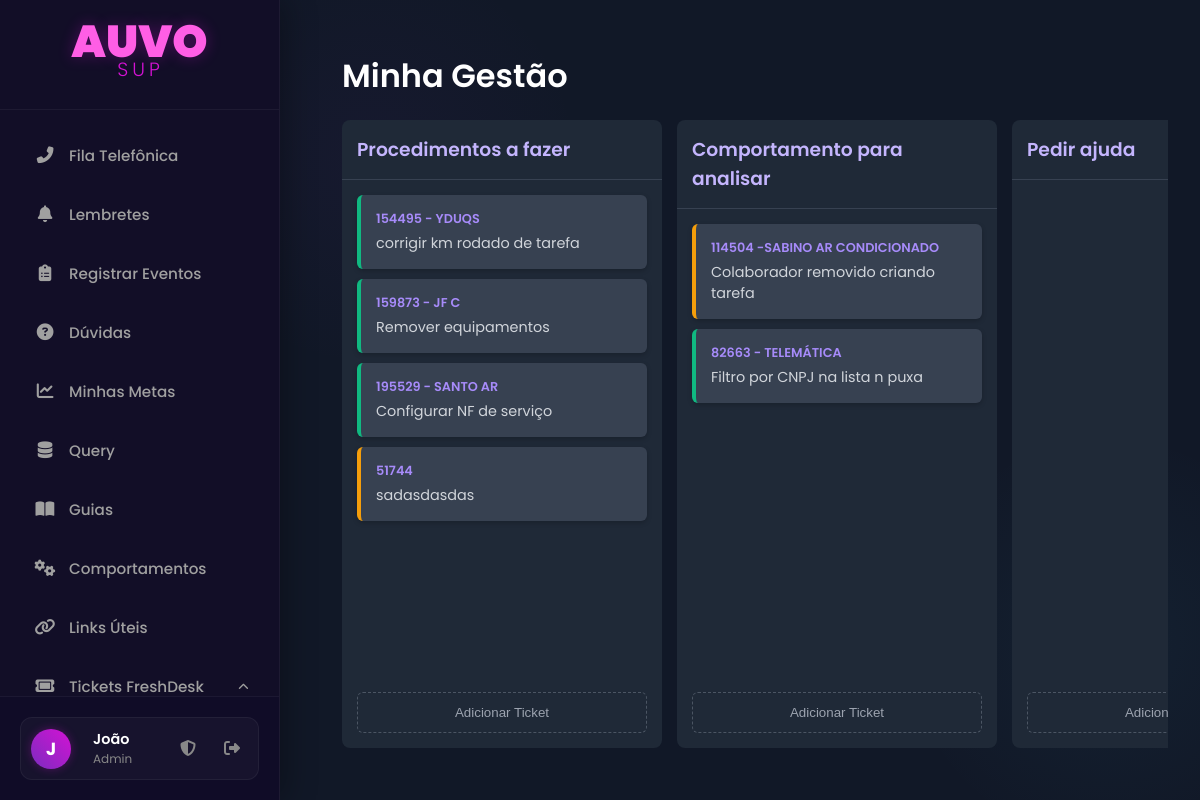
Screenshot of /kanban/individual (signed in) with the database file from the repository.
### app.py (models this page shows, shortened)
class User(db.Model, UserMixin):
    id = db.Column(db.Integer, primary_key=True)
    name = db.Column(db.String(150), nullable=False)
    username = db.Column(db.String(80), unique=True, nullable=False)
    email = db.Column(db.String(120), unique=True, nullable=False)
    password_hash = db.Column(db.String(128), nullable=False)
    discord_id = db.Column(db.String(50), nullable=True, unique=True)
    is_admin = db.Column(db.Boolean, nullable=False, default=False)
    manager_id = db.Column(db.Integer, db.ForeignKey('user.id'), nullable=True)
    lunch_start = db.Column(db.Time, nullable=True)
    lunch_end = db.Column(db.Time, nullable=True)
    ramal = db.Column(db.String(10), nullable=True)

class Column(db.Model):
    id = db.Column(db.Integer, primary_key=True)
    name = db.Column(db.String(100), nullable=False)
    order = db.Column(db.Integer, nullable=False)

class Card(db.Model):
    id = db.Column(db.Integer, primary_key=True)
    base = db.Column(db.String(50), nullable=True)
    title = db.Column(db.String(200), nullable=False)
    content = db.Column(db.Text, nullable=True)
    link = db.Column(db.String(300), nullable=True)
    status = db.Column(db.String(20), default='pendente', nullable=False)
    column_id = db.Column(db.Integer, db.ForeignKey('column.id'), nullable=False)
    owner_id = db.Column(db.Integer, db.ForeignKey('user.id'), nullable=True)

### app.py (the view)
@app.route('/kanban/individual')
@login_required
def kanban_individual():
    columns = Column.query.order_by(Column.order).all()
    cards = Card.query.filter_by(owner_id=current_user.id).all()
    form = CardForm()
    return render_template('kanban_board.html', title="Minha Gestão", columns=columns, cards=cards, board_type='individual', form=form)

### app.py (called while the page is built)
@app.context_processor
def inject_now():
    return {'now': datetime.utcnow()}

@login_manager.user_loader
def load_user(user_id):
    return User.query.get(int(user_id))

### templates/kanban_board.html (shortened to what this page needs)
{% extends "base.html" %}
{% block content %}
<div class="kanban-header">
    <h1>{{ title }}</h1>
</div>
<div class="kanban-board">
    {% for column in columns %}
    <div class="kanban-column" data-column-id="{{ column.id }}">
        <h3 class="column-title">{{ column.name }}</h3>
        <div class="column-cards" id="column-{{ column.id }}">
            {% for card in cards if card.column_id == column.id %}
                <div class="kanban-card status-{{ card.status }}" draggable="true" data-card-id="{{ card.id }}">
                    {% if card.base %}<strong>{{ card.base }}</strong>{% endif %}
                    <p>{{ card.title|truncate(100, True) }}</p>
                </div>
            {% endfor %}
        </div>
        <button class="add-card-btn" data-column-id="{{ column.id }}">Adicionar Ticket</button>
    </div>
    {% endfor %}
</div>
{% endblock %}

### templates/base.html (shortened to what this page needs)
<!DOCTYPE html>
<html lang="pt-br">
<head>
    <link rel="stylesheet" href="{{ url_for('static', filename='css/style.css') }}">
    <link rel="stylesheet" href="https://cdnjs.cloudflare.com/ajax/libs/font-awesome/6.2.0/css/all.min.css">
</head>
<body>
    <div class="main-container">
        <nav class="sidebar">
            <div class="sidebar-header">
                <div style="line-height: 1; cursor: default;">
                    <h1 style="
                        color: #ff5ee5;
                        font-size: 2.8em;
                        font-family: 'Poppins', sans-serif;
                        font-weight: 900;
                        margin: 0; padding: 0;
                        text-shadow: 0 0 15px rgba(212, 18, 212, 0.3);
                    ">AUVO</h1>
                    <span style="
                        color: #d412d4;
                        font-size: 1.2em;
                        font-family: 'Poppins', sans-serif;
                        font-weight: 300;
                        display: block;
                        margin-top: -5px;
                        letter-spacing: 4px;
                        margin-left: 2px;
                    ">SUP</span>
                </div>
            </div>
            <ul class="menu">
                <li class="menu-item">
                    <a href="{{ url_for('fila_telefonica') }}">
                        <i class="fa-solid fa-phone-alt menu-icon"></i>
                        <span>Fila Telefônica</span>
                    </a>
                </li>
                <li class="menu-item">
                    <a href="{{ url_for('list_reminders') }}">
                        <i class="fa-solid fa-bell menu-icon"></i>
                        <span>Lembretes</span>
                    </a>
                </li>
                <li class="menu-item">
                    <a href="{{ url_for('listar_eventos') }}">
                        <i class="fa-solid fa-clipboard-list menu-icon"></i>
                        <span>Registrar Eventos</span>
                    </a>
                </li>
                <li class="menu-item">
                    <a href="{{ url_for('listar_duvidas') }}">
                        <i class="fa-solid fa-question-circle menu-icon"></i>
                        <span>Dúvidas</span>
                    </a>
                </li>
                <li class="menu-item">
                    <a href="{{ url_for('minhas_metas') }}">
                        <i class="fa-solid fa-chart-line menu-icon"></i>
                        <span>Minhas Metas</span>
                    </a>
                </li>
                <li class="menu-item">
                     <a href="{{ url_for('list_queries') }}">
                         <i class="fa-solid fa-database menu-icon"></i>
                         <span>Query</span>
                     </a>
                </li>
                <li class="menu-item">
                    <a href="{{ url_for('listar_guias') }}">
                        <i class="fa-solid fa-book-open menu-icon"></i>
                        <span>Guias</span>
                    </a>
                </li>
                <li class="menu-item">
                    <a href="{{ url_for('listar_comportamentos') }}">
                        <i class="fa-solid fa-cogs menu-icon"></i>
                        <span>Comportamentos</span>
                    </a>
                </li>
                <li class="menu-item">
                    <a href="{{ url_for('links_uteis') }}">
                        <i class="fa-solid fa-link menu-icon"></i>
                        <span>Links Úteis</span>
                    </a>
                </li>
                <li class="menu-item has-submenu" id="tickets-menu">
                    <a href="#">
                        <i class="fa-solid fa-ticket menu-icon"></i>
                        <span>Tickets FreshDesk</span>
                    </a>
                </li>
            </ul>
            <div class="sidebar-footer">
                {% if current_user.is_authenticated %}
                <div class="user-profile">
                    <div class="user-avatar">
                         {% if current_user.avatar_filename %}
                            <img src="{{ url_for('static', filename='uploads/avatars/' + current_user.avatar_filename) }}" alt="Avatar">
                        {% else %}
                            {{ current_user.name[0] }}
                        {% endif %}
                    </div>
                    <a href="{{ url_for('profile') }}" class="user-profile-link" title="Editar Perfil">
                        <div class="user-info">
                            <span class="user-name">{{ current_user.name.split()[0] }}</span>
                            <span class="user-role">
                                {% if current_user.is_admin %} Admin {% else %} Atendente {% endif %}
                            </span>
                        </div>
                    </a>
                    {% if current_user.is_admin %}
                    <a href="{{ url_for('admin_dashboard') }}" class="admin-icon" title="Painel Admin">
                        <i class="fa-solid fa-shield-halved"></i>
                    </a>
                    {% endif %}
                    <a href="{{ url_for('logout') }}" class="logout-icon" title="Sair">
                        <i class="fa-solid fa-right-from-bracket"></i>
                    </a>
                </div>
                {% endif %}
            </div>
        </nav>
        <main class="content">
            {% block content %}{% endblock %}
        </main>
    </div>
</body>
</html>

### templates/base.html (style rules this page uses)
* { margin: 0; padding: 0; box-sizing: border-box; }
body { font-family: 'Poppins', sans-serif; background-color: #0f0c29; color: #e0e0e0; min-height: 100vh; overflow-x: hidden; }
.main-container { display: flex; min-height: 100vh; }
.sidebar { width: 280px; background: rgba(19, 15, 40, 0.95); border-right: 1px solid rgba(255, 255, 255, 0.05); display: flex; flex-direction: column; position: fixed; top: 0; left: 0; height: 100vh; z-index: 1000; padding-top: 20px; box-shadow: 5px 0 30px rgba(0,0,0,0.3); transition: all 0.3s ease; }
.sidebar-header { text-align: center; padding: 0 20px 30px 20px; border-bottom: 1px solid rgba(255, 255, 255, 0.05); margin-bottom: 20px; }
.menu { list-style: none; padding: 0 15px; flex-grow: 1; overflow-y: auto; }
.menu-item { margin-bottom: 8px; border-radius: 12px; transition: all 0.3s ease; }
.menu a { display: flex; align-items: center; padding: 14px 18px; text-decoration: none; color: #a0a0a0; font-weight: 500; font-size: 0.95em; border-radius: 12px; transition: all 0.3s ease; position: relative; overflow: hidden; }
.menu-icon { width: 24px; margin-right: 12px; font-size: 1.1em; text-align: center; transition: color 0.3s ease; }
.menu-item.has-submenu > a::after { content: '\f078'; font-family: 'Font Awesome 6 Free'; font-weight: 900; font-size: 0.7em; margin-left: auto; transition: transform 0.3s; }
.menu-item.has-submenu.active > a::after { transform: rotate(180deg); }
.sidebar-footer { padding: 20px; border-top: 1px solid rgba(255, 255, 255, 0.05); background: rgba(15, 12, 41, 0.8); }
.user-profile { display: flex; align-items: center; gap: 12px; background: rgba(255, 255, 255, 0.03); padding: 10px; border-radius: 12px; border: 1px solid rgba(255, 255, 255, 0.05); transition: background 0.3s; }
.user-avatar { width: 40px; height: 40px; border-radius: 50%; background: linear-gradient(45deg, #7b2cbf, #d412d4); color: white; display: flex; align-items: center; justify-content: center; font-weight: bold; font-size: 1.1em; overflow: hidden; box-shadow: 0 0 10px rgba(212, 18, 212, 0.3); }
.user-info { flex-grow: 1; display: flex; flex-direction: column; overflow: hidden; }
.user-name { font-size: 0.9em; font-weight: 600; color: #fff; white-space: nowrap; text-overflow: ellipsis; overflow: hidden; }
.user-role { font-size: 0.75em; color: #888; }
.user-profile-link { text-decoration: none; flex-grow: 1; display: flex; }
.admin-icon, .logout-icon { color: #888; font-size: 1em; padding: 8px; border-radius: 8px; transition: all 0.2s; text-decoration: none; }
.content { flex-grow: 1; margin-left: 280px; padding: 40px; background-image: radial-gradient(circle at 10% 20%, rgba(123, 44, 191, 0.05) 0%, transparent 20%), radial-gradient(circle at 90% 80%, rgba(76, 201, 240, 0.05) 0%, transparent 20%); min-height: 100vh; }

### rows the page displays
User: name "J", name "João"
Column: name "Procedimentos a fazer"
Card: base "154495 - YDUQS", title "corrigir km rodado de tarefa"
Card: base "159873 - JF C", title "Remover equipamentos"
Card: base "195529 - SANTO AR", title "Configurar NF de serviço"
Card: base "51744", title "sadasdasdas"
Column: name "Comportamento para analisar"
Card: base "114504 -SABINO AR CONDICIONADO", title "Colaborador removido criando tarefa"
Card: base "82663 - TELEMÁTICA", title "Filtro por CNPJ na lista n puxa"
Column: name "Pedir ajuda"

### other values shown
{{ title }} "Minha Gestão"
